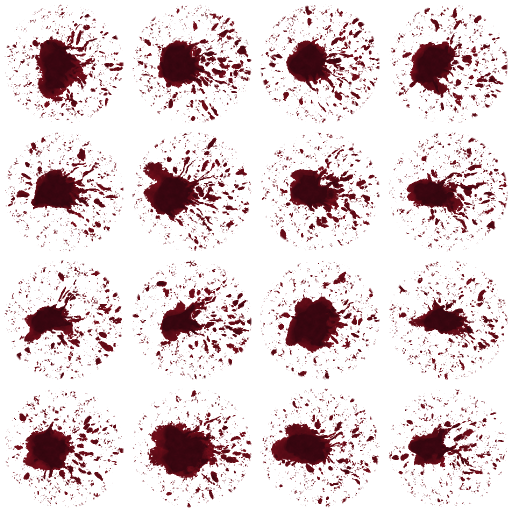
#> input picture games/growing-guns/assets/blood-splats.png, 1024 x 1024 px (shown at 1/2 size)
$ python bake_combat_fx.py
#> lines starting #> are read from the running program, lines starting #| are printed output that depends on the picture
"""Cook the small Growing Guns blood meshes used by the Luau city (requires Pillow)."""
import io
import json
import math
import struct
from pathlib import Path

from PIL import Image

GAME = Path(__file__).resolve().parents[1]
OUTPUT = GAME / "assets" / "effects"
SOURCE = GAME.parent / "growing-guns" / "assets" / "blood-splats.png"


def unit(point):
    length = math.hypot(*point)
    return tuple(x / length for x in point) if length else (0, 1, 0)


def mesh(name, points, normals, indices, color, roughness, texture=None, surface=None):
    blob = bytearray()
    views, accessors = [], []

    def view(data):
        blob.extend(bytes(-len(blob) % 4))
        views.append(dict(buffer=0, byteOffset=len(blob), byteLength=len(data)))
        blob.extend(data)
        return len(views) - 1

    def accessor(rows, kind, fmt, field, **kwargs):
        raw = b"".join(struct.pack("<" + fmt, *row) for row in rows)
        accessors.append(dict(bufferView=view(raw), count=len(rows), componentType=kind, type=field, **kwargs))
        return len(accessors) - 1

    attr = {"POSITION": accessor(points, 5126, "3f", "VEC3", min=list(map(min, zip(*points))), max=list(map(max, zip(*points)))),
            "NORMAL": accessor(normals, 5126, "3f", "VEC3")}
    pbr = dict(baseColorFactor=[*(x**2.2 for x in color), 1], metallicFactor=0, roughnessFactor=roughness)
    material = {"pbrMetallicRoughness": pbr}
    if surface is not None:
        material["extras"] = {"warpSurface": surface}
    doc = dict(asset=dict(version="2.0", generator="Warp bake_combat_fx.py"), scene=0, scenes=[{"nodes": [0]}],
               nodes=[{"mesh": 0}], materials=[material], bufferViews=views, accessors=accessors)
    if texture:
        image, uv = texture
        attr["TEXCOORD_0"] = accessor(uv, 5126, "2f", "VEC2")
        png = io.BytesIO()
        image.save(png, format="PNG", optimize=True)
        doc.update(images=[{"bufferView": view(png.getvalue()), "mimeType": "image/png"}], textures=[{"source": 0}])
        pbr["baseColorTexture"] = {"index": 0}
        material.update(alphaMode="MASK", alphaCutoff=0.5)
    idx = accessor([(i,) for i in indices], 5123, "H", "SCALAR")
    doc["meshes"] = [{"primitives": [{"attributes": attr, "indices": idx, "material": 0}]}]
    doc["buffers"] = [{"byteLength": len(blob)}]
    blob.extend(bytes(-len(blob) % 4))
    head = json.dumps(doc, separators=(",", ":")).encode()
    head += b" " * (-len(head) % 4)
    result = struct.pack("<4sII", b"glTF", 2, 28 + len(head) + len(blob))
    result += struct.pack("<I4s", len(head), b"JSON") + head + struct.pack("<I4s", len(blob), b"BIN\0") + blob
    (OUTPUT / (name + ".glb")).write_bytes(result)


def drop():
    # Growing Guns app/src/blood.rs::drop_mesh, four rings and seven meridians.
    points, normals, indices = [], [], []
    for j in range(5):
        lat = math.pi * j / 4
        for i in range(7):
            lon = math.tau * i / 7
            q = (math.cos(lon) * math.sin(lat), math.cos(lat), math.sin(lon) * math.sin(lat))
            taper = 0.66 - 0.46 * q[2]
            scale = (0.64 * taper, 0.73 * taper, 1.36)
            points.append(tuple(a * b for a, b in zip(q, scale)))
            normals.append(unit(tuple(a / b for a, b in zip(q, scale))))
            if j < 4:
                a, b = j * 7 + i, j * 7 + (i + 1) % 7
                if j > 0:
                    indices.extend([a, b, a + 7])
                if j < 3:
                    indices.extend([b, b + 7, a + 7])
    mesh("blood-drop", points, normals, indices, (0.62, 0.09, 0.11), 0.4)


def shard():
    # The sheared/tapered outline of stadium/gibs.rs::unit_shard, with a faceted cut face.
    points, normals, indices = [], [], []
    rings = [(-.5, .32), (-.24, .51), (.22, .44), (.48, .27)]
    for y, radius in rings:
        taper = .80 - .52 * y
        for i in range(6):
            angle = math.tau * i / 6
            x, z = math.cos(angle), math.sin(angle)
            r = radius * (1 + .16 * math.sin(i * 19 + y * 6))
            points.append((r*x*taper-.24*y, y+.06*math.sin(i*4), r*z*taper))
            normals.append(unit((x, y*2.3, z)))
    for j in range(3):
        for i in range(6):
            a, b = j * 6 + i, j * 6 + (i + 1) % 6
            indices.extend((a, a+6, b, b, a+6, b+6))
    for i in range(1, 5):
        indices.extend((0, i, i+1, 18, 18+i+1, 18+i))
    mesh("blood-shard", points, normals, indices, (0.55, 0.09, 0.07), 0.83)


def splat():
    # An actual cutout from the source game's cooked directional footprint atlas.
    atlas = Image.open(SOURCE)
#> atlas is the input picture: PIL image 1024x1024 RGBA; mean R, G, B, A 120, 14.9, 27.4, 45.7
    tile = atlas.width // 4
#> tile = 256
    image = atlas.crop((0, 0, tile, tile)).resize((128, 128), Image.Resampling.LANCZOS)
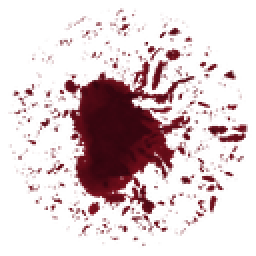
#> image: PIL image 128x128 RGBA (shown 2 times larger); mean R, G, B, A 40.9, 3.5, 7.5, 51; transparent parts drawn white
    points = [(-.5,0,-.5), (-.5,0,.5), (.5,0,.5), (.5,0,-.5)]
    mesh("blood-splat", points, [(0,1,0)]*4, [0,1,2,0,2,3], (1,1,1), 0.36,
         (image, [(0,0),(0,1),(1,1),(1,0)]))


def muzzle():
    # Growing Guns combines an axial plume, hot core and radial star. One closed,
    # texture-free mesh keeps that silhouette visible from every split-screen view.
    points, normals, indices = [], [], []

    def jet(rings, sides, angle):
#> called with sides = 8, angle = 0.15
        first = len(points)
        for row, (cx, cy, z, radius) in enumerate(rings):
            for side in range(sides):
                phi = math.tau * side / sides + angle
                x, y = math.cos(phi), math.sin(phi)
                points.append((cx + radius*x, cy + radius*y, z))
                normals.append(unit((x, y, .2)))
                if row:
                    a = first + (row-1)*sides + side
                    b = first + (row-1)*sides + (side+1) % sides
                    indices.extend((a,b,b+sides, a,b+sides,a+sides))
        for side in range(1,sides-1):
            indices.extend((first, first+side+1, first+side))
            end = len(points)-sides
            indices.extend((end, end+side, end+side+1))

    jet([(0,0,0,.035), (0,0,.13,.14), (.025,-.012,.34,.10),
         (.014,.023,.57,.07), (-.026,.01,1,.003)], 8, .15)
    for phi, reach, length in [(0,.27,.39), (1.47,.22,.47), (3.09,.29,.34), (4.76,.26,.40)]:
        x, y = math.cos(phi)*reach, math.sin(phi)*reach
        jet([(0,0,.04,.05), (x*.38,y*.38,.15,.065), (x*.72,y*.72,.25,.036),
             (x,y,length,.003)], 5, phi)
    mesh("muzzle-flash",points,normals,indices,(1,.48,.12),1,surface=221)


if __name__ == "__main__":
    OUTPUT.mkdir(parents=True, exist_ok=True)
    drop()
    shard()
    splat()
    muzzle()
